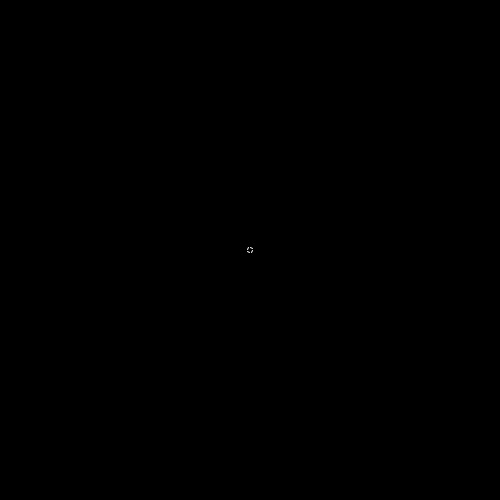
Frame 1 (no input)
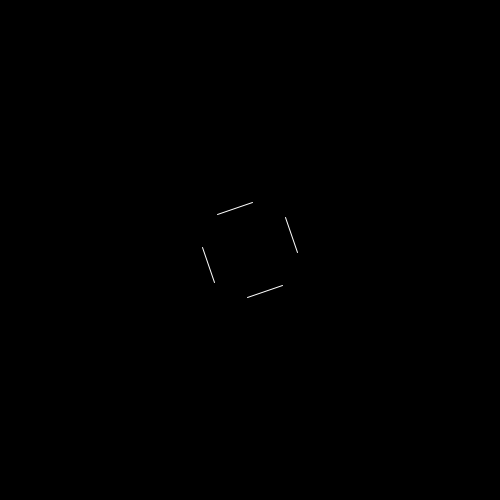
Frame 60 (the mouse pressed at the canvas centre just before this capture)
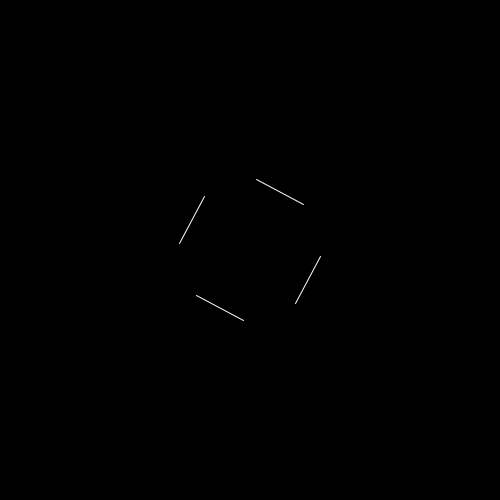
Frame 120 (the mouse held since frame 60 and released just before this capture)

The Processing sketch that drew these frames (run headless with seeded random() and noise(); from frame 60 on, the mouse is pressed at the canvas centre):

// Processing sketch: sketch_170803a
// ── sketch_170803a.pde
float t;

void setup() {
  background(0);
  size(500, 500);
}

void draw() {
  t++;
  
  background(0);
  float l = 100 * sin(t/25);
  float r = l / sqrt(2);
  
  PVector c = new PVector(width/2, height/2);

  for (int i = 0; i < 4; i++) {
    //float arg = t/25 + i * PI/2;
    float arg = t/25 + i * PI/2;
    PVector p1 = new PVector(c.x + r * cos(arg), c.y + r * sin(arg));
    PVector p2 = new PVector(c.x + r * cos(arg + PI/4), c.y + r * sin(arg + PI/4));

    stroke(255);
    line(p1.x, p1.y, p2.x, p2.y);
  }
}
